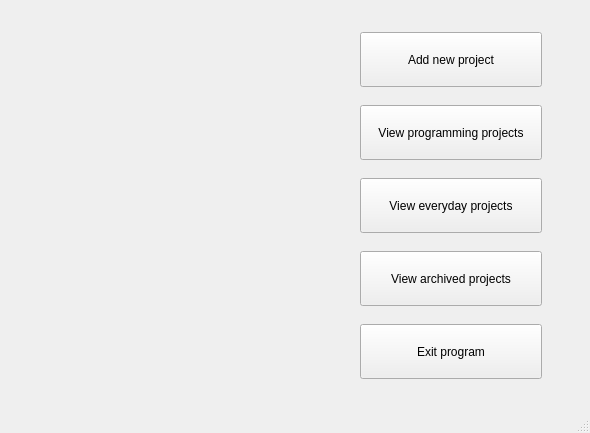
<?xml version="1.0" encoding="UTF-8"?>
<ui version="4.0">
 <class>project_planner_main</class>
 <widget class="QMainWindow" name="project_planner_main">
  <property name="geometry">
   <rect>
    <x>0</x>
    <y>0</y>
    <width>590</width>
    <height>433</height>
   </rect>
  </property>
  <property name="windowTitle">
   <string>MainWindow</string>
  </property>
  <widget class="QWidget" name="centralwidget">
   <widget class="QWidget" name="">
    <property name="geometry">
     <rect>
      <x>360</x>
      <y>20</y>
      <width>182</width>
      <height>371</height>
     </rect>
    </property>
    <layout class="QVBoxLayout" name="verticalLayout">
     <item>
      <widget class="QPushButton" name="add_project_button">
       <property name="minimumSize">
        <size>
         <width>180</width>
         <height>0</height>
        </size>
       </property>
       <property name="maximumSize">
        <size>
         <width>220</width>
         <height>55</height>
        </size>
       </property>
       <property name="text">
        <string>Add new project</string>
       </property>
      </widget>
     </item>
     <item>
      <widget class="QPushButton" name="view_programming_button">
       <property name="maximumSize">
        <size>
         <width>225</width>
         <height>55</height>
        </size>
       </property>
       <property name="text">
        <string>View programming projects</string>
       </property>
      </widget>
     </item>
     <item>
      <widget class="QPushButton" name="view_everyday_button">
       <property name="maximumSize">
        <size>
         <width>225</width>
         <height>55</height>
        </size>
       </property>
       <property name="text">
        <string>View everyday projects</string>
       </property>
      </widget>
     </item>
     <item>
      <widget class="QPushButton" name="view_archived_button">
       <property name="maximumSize">
        <size>
         <width>225</width>
         <height>55</height>
        </size>
       </property>
       <property name="text">
        <string>View archived projects</string>
       </property>
      </widget>
     </item>
     <item>
      <widget class="QPushButton" name="exit_button_main">
       <property name="maximumSize">
        <size>
         <width>225</width>
         <height>55</height>
        </size>
       </property>
       <property name="text">
        <string>Exit program</string>
       </property>
      </widget>
     </item>
    </layout>
   </widget>
  </widget>
  <widget class="QStatusBar" name="statusbar"/>
 </widget>
 <resources/>
 <connections/>
</ui>
